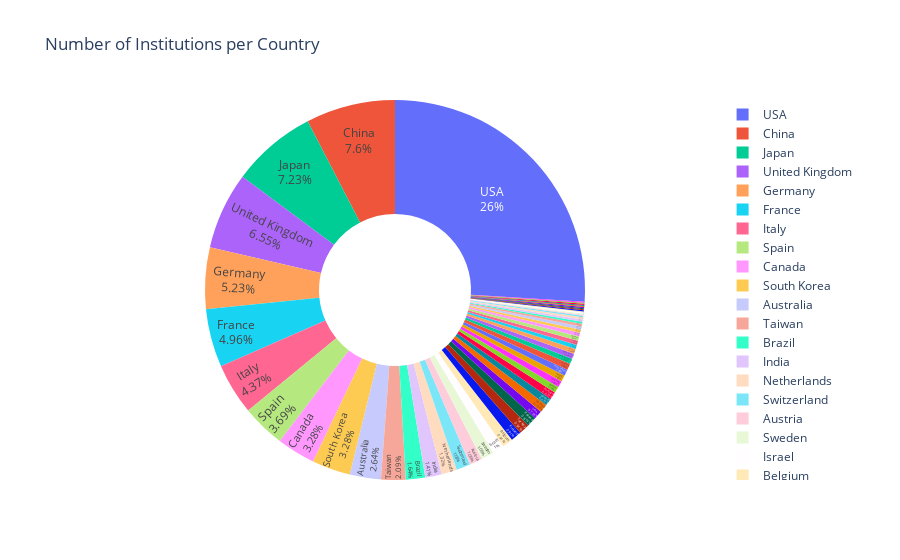

This figure's notebook cell:
### Code cell
# Group the data by country and count the number of institutions
country_counts = wur.groupby('country')['institution'].count().reset_index()

# Create a donut chart
fig = px.pie(country_counts, 
             values='institution', 
             names='country', 
             title='Number of Institutions per Country',
             hole=0.4)

# Customize the chart layout
fig.update_traces(textposition='inside', textinfo='percent+label')

fig.show()

### Figure 1 — Plotly figure (JSON) as saved in the notebook; plotly's stock layout.template omitted (floating-point values rounded to 4 significant figures)
{"data": [{"domain": {"x": [0, 1], "y": [0, 1]}, "hole": 0.4, "hovertemplate": "country=%{label}<br>institution=%{value}<extra></extra>", "labels": ["Argentina", "Australia", "Austria", "Belgium", "Brazil", "Bulgaria", "Canada", "Chile", "China", "Colombia", "Croatia", "Cyprus", "Czech Republic", "Denmark", "Egypt", "Estonia", "Finland", "France", "Germany", "Greece", "Hong Kong", "Hungary", "Iceland", "India", "Iran", "Ireland", "Israel", "Italy", "Japan", "Lebanon", "Lithuania", "Malaysia", "Mexico", "Netherlands", "New Zealand", "Norway", "Poland", "Portugal", "Puerto Rico", "Romania", "Russia", "Saudi Arabia", "Serbia", "Singapore", "Slovak Republic", "Slovenia", "South Africa", "South Korea", "Spain", "Sweden", "Switzerland", "Taiwan", "Thailand", "Turkey", "USA", "Uganda", "United Arab Emirates", "United Kingdom", "Uruguay"], "legendgroup": "", "name": "", "showlegend": true, "textinfo": "percent+label", "textposition": "inside", "type": "pie", "values": [7, 58, 24, 20, 36, 2, 72, 8, 167, 4, 2, 2, 10, 12, 8, 2, 20, 109, 115, 14, 12, 12, 2, 31, 16, 16, 22, 96, 159, 2, 2, 6, 4, 29, 12, 12, 18, 14, 2, 3, 9, 8, 2, 5, 2, 4, 10, 72, 81, 24, 26, 46, 6, 20, 571, 2, 2, 144, 2]}], "layout": {"legend": {"tracegroupgap": 0}, "title": {"text": "Number of Institutions per Country"}}}
